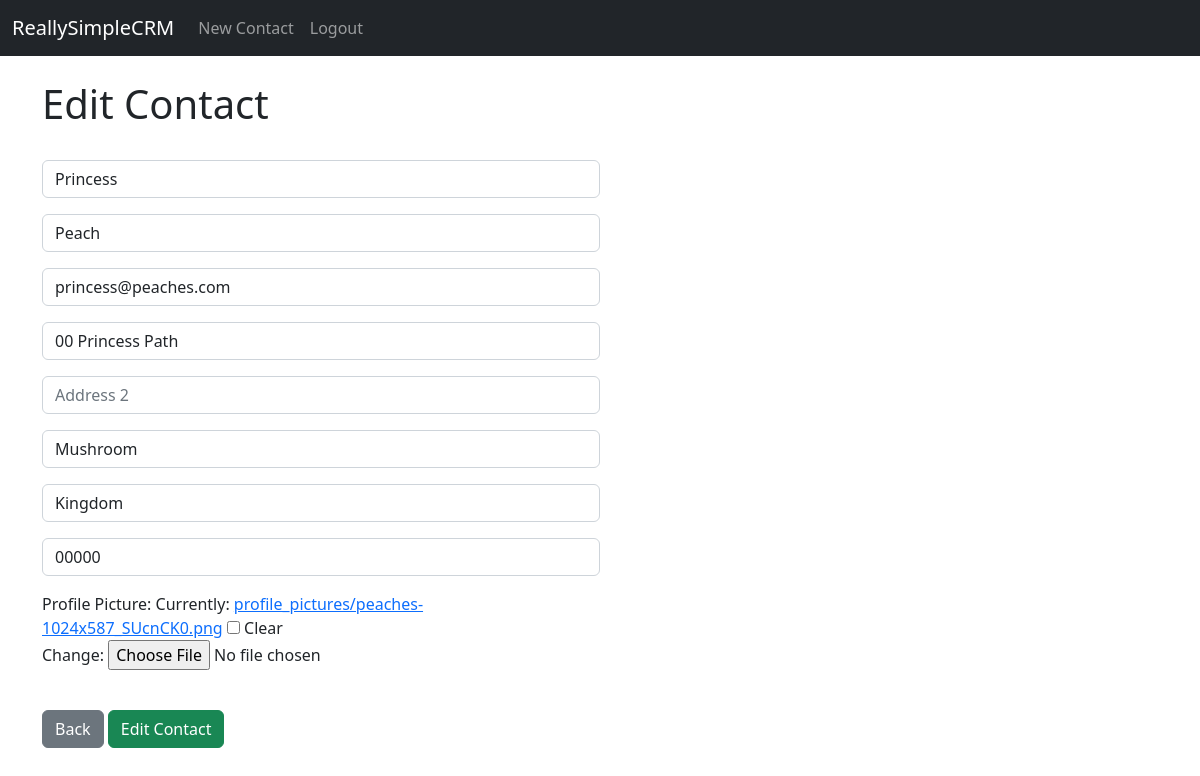
/contact_update/12 (signed in), run on the app's committed database.
### reallysimplecrm/models.py (models this page shows, shortened)
class Contact(models.Model):
    created_at = models.DateTimeField(auto_now_add=True)
    user = models.ForeignKey(User, on_delete=models.CASCADE)
    first_name = models.CharField(max_length=100)
    last_name = models.CharField(max_length=100)
    email = models.EmailField(blank=True, null=True)
    address_line_1 = models.CharField(max_length=100, blank=True, null=True)
    address_line_2 = models.CharField(max_length=100, blank=True, null=True)
    city = models.CharField(max_length=100, blank=True, null=True)
    state = models.CharField(max_length=100, blank=True, null=True)
    zipcode = models.CharField(max_length=10, blank=True, null=True)
    profile_picture = models.ImageField(upload_to='profile_pictures/', blank=True, null=True, default='profile_pictures/default.png')
    updated_at = models.DateTimeField(auto_now=True)

### reallysimplecrm/views.py (the view)
# urls.py: path('contact_update/<int:pk>', views.contact_update, name='contact_update'),
def contact_update(request, pk):
    if request.user.is_authenticated:
        current_contact = Contact.objects.get(id=pk)
        if request.method == "POST":
            form = NewContactForm(request.POST, request.FILES, instance=current_contact)
            if form.is_valid():
                updated_contact = form.save(commit=False)
                updated_contact.updated_at = timezone.now()  # Set the updated_at field with the current time
                if 'profile_picture-clear' in request.POST and request.POST['profile_picture-clear'] == 'on':
                    updated_contact.profile_picture = 'profile_pictures/default.png'
                elif request.FILES.get('profile_picture'):
                    updated_contact.profile_picture = request.FILES['profile_picture']
                updated_contact.save()
                messages.success(request, "Contact Has Been Updated!")
                return redirect('home')
        else:
            form = NewContactForm(instance=current_contact)
        return render(request, 'contact_update.html', {'form': form})
    else:
        messages.success(request, "You Must Be Logged In To Edit A Contact...")
        return redirect('home')

### reallysimplecrm/templates/contact_update.html (shortened to what this page needs)
{% extends 'base.html' %}
{% block content %}
<div class="col-md-6 offset-med-3">
<h1>Edit Contact</h1>
<br />
<form method="POST" enctype="multipart/form-data">
    {{ form.as_p }}
<br />
<a href="{% url 'home' %}" class="btn btn-secondary">Back</a>
<button type="submit" class="btn btn-success">Edit Contact</button>
</form>
</div>
{% endblock %}

### data on the page
Contact: first_name "Princess", last_name "Peach", email "princess@peaches.com", address_line_1 "00 Princess Path", city "Mushroom", state "Kingdom", zipcode "00000"
